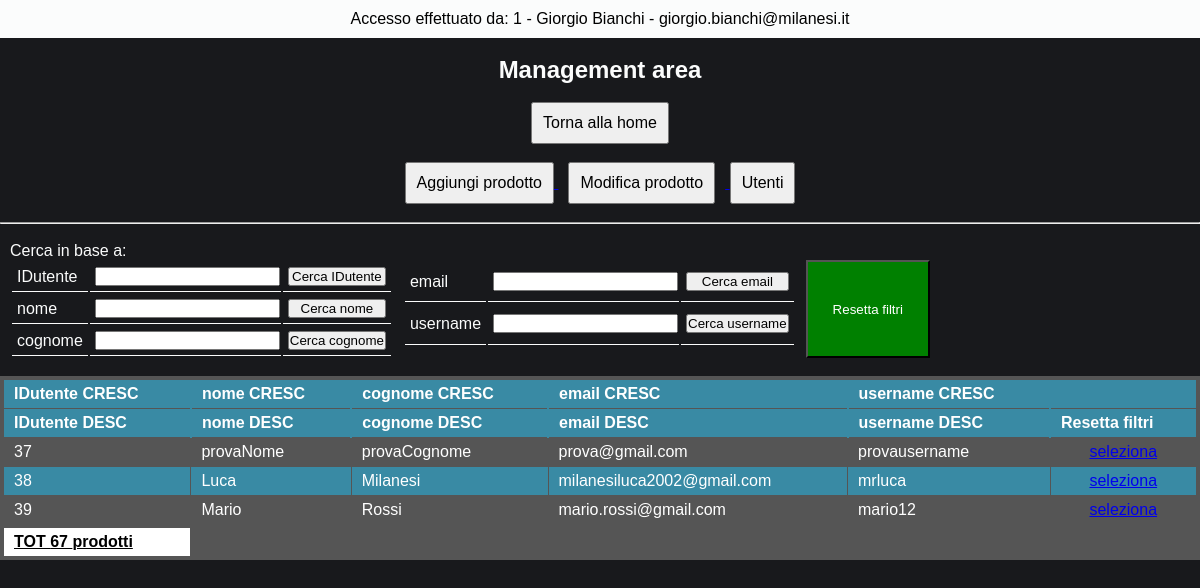
/management/viewUser.php (signed in), run on an earlier commit of the app's database.
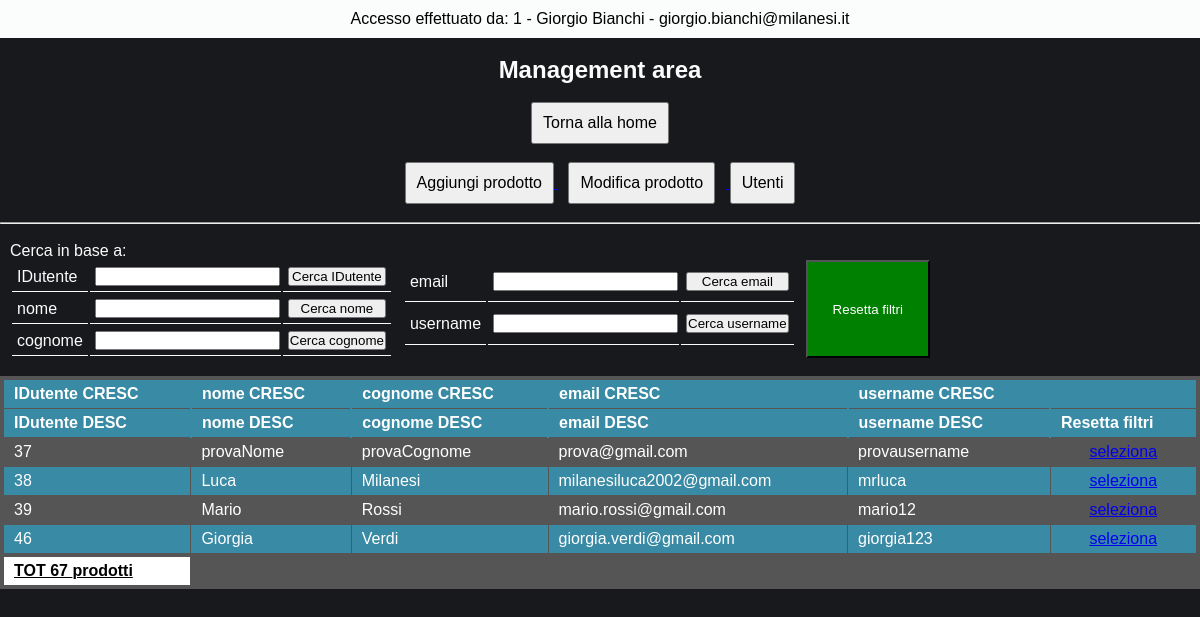
And on a later commit of the database.
### tables this page shows
CREATE TABLE `utenti` (
  `IDutente` int(11) NOT NULL AUTO_INCREMENT,
  `nome` varchar(30) DEFAULT NULL,
  `cognome` varchar(30) DEFAULT NULL,
  `email` varchar(50) DEFAULT NULL,
  `username` varchar(30) DEFAULT NULL,
  `password` varchar(64) DEFAULT NULL,
  PRIMARY KEY (`IDutente`),
  UNIQUE KEY `email` (`email`),
  UNIQUE KEY `username` (`username`)
);

### management/viewUser.php (the view, shortened to what this page needs)
<?php
include '../dbConfig/dbConfig.php';
?>
<!DOCTYPE html>
<html>
  <?php
    $email_aziendale = $_SESSION['email_aziendale'];
    $sql_dip = "SELECT * FROM dipendenti WHERE email_aziendale = '$email_aziendale'";
            $result_dip = $conn->query($sql_dip);
            $row_dip = $result_dip->fetch_assoc();
  ?>
  <head>
    <link rel="stylesheet" href="./css/style.management.css">
  </head>
  <body >
      <div class="header-page">
        <div class="header">
          <p> Accesso effettuato da: <?php echo "{$row_dip["IDdipendente"]} - {$row_dip["nome"]} {$row_dip["cognome"]} - {$row_dip["email_aziendale"]}" ?> </p>
        </div>
        <br>
        <h2> Management area </h2>
        <br>
        <a href="./managementPage.php"> <button name="management-page"> Torna alla home </button> </a>
        <br><br>
        <a href="./aggiungiProdotto.php"> <button name="agg-prod"> Aggiungi prodotto </button> </a>
        <a href="./modificaProdotto.php"> <button name="mod-prod" style="margin: 0 10px;"> Modifica prodotto </button> </a>
        <a href="./viewUser.php"> <button name="view-user"> Utenti </button> </a>
        <br><br><hr><br>
      </div>
    <form action="<?php echo $_SERVER['PHP_SELF']; ?>" method="post">
      <div class="filtri">
        <p> Cerca in base a: </p>
        <div class="container-filtri">
          <table class="tabella-filtri">
            <tr>
              <td>IDutente</td>
              <td><input type="number" name="cerca-idutente"></td>
              <td><button name="btn-cerca-idutente"> Cerca IDutente </button></td>
            </tr>
            <tr>
              <td>nome</td>
              <td><input type="text" name="cerca-nome"></td>
              <td><button name="btn-cerca-nome"> Cerca nome </button></td>
            </tr>
            <tr>
              <td>cognome</td>
              <td><input type="text" name="cerca-cognome"></td>
              <td><button name="btn-cerca-cognome"> Cerca cognome </button></td>
            </tr>
          </table>
          <table class="tabella-filtri">
            <tr>
              <td>email</td>
              <td><input type="text" name="cerca-email"></td>
              <td><button name="btn-cerca-email"> Cerca email </button></td>
            </tr>
            <tr>
              <td>username</td>
              <td><input type="text" name="cerca-username"></td>
              <td><button name="btn-cerca-username"> Cerca username </button></td>
            </tr>
            <tr>
              <th></th>
              <th></th>
              <th></th>
            </tr>
          </table>
          <button class="btn-resetF" name="resetta-filtri"> Resetta filtri </button>
        </div>
      </div>
      <br>
      <table class="steelBlueCols">
        <tr>
          <thead>
            <th> <button name="ordina-utenti-c" value="IDutente"> IDutente CRESC</button> </th>
            <th> <button name="ordina-utenti-c" value="nome"> nome CRESC</button></th>
            <th> <button name="ordina-utenti-c" value="cognome"> cognome CRESC</button></th>
            <th> <button name="ordina-utenti-c" value="email"> email CRESC</button></th>
            <th> <button name="ordina-utenti-c" value="username"> username CRESC</button></th>
            <th> </th>
          </thead>
          <thead>
            <th> <button name="ordina-utenti-d" value="IDutente"> IDutente DESC</button> </th>
            <th> <button name="ordina-utenti-d" value="nome"> nome DESC</button></th>
            <th> <button name="ordina-utenti-d" value="cognome"> cognome DESC</button></th>
            <th> <button name="ordina-utenti-d" value="email"> email DESC</button></th>
            <th> <button name="ordina-utenti-d" value="username"> username DESC</button></th>
            <th> <button name="resetta-filtri"> Resetta filtri </button> </th>
          </thead>
        </tr>
        <tbody>
          <?php
            if (!isset($_POST["ordina-utenti"]) || isset($_POST["resetta-filtri"])) {
              $sql = "SELECT * FROM utenti";
            }
          $result = $conn->query($sql);
          while($row = $result->fetch_assoc()) {
            ?>
              <tr>
                <td> <?php echo $row["IDutente"] ?> </td>
                <td> <?php echo $row["nome"] ?> </td>
                <td> <?php echo $row["cognome"] ?> </td>
                <td> <?php echo $row["email"] ?> </td>
                <td> <?php echo $row["username"] ?> </td>
                <td class="text-a">
                  <?php echo "<a href=./viewUser.select.php?IDutente={$row['IDutente']}>" ?>
                    seleziona
                  </a>
                </td>
              </tr>
            <?php
          }
            $sql_cont = "SELECT count(*) as cont_utenti FROM prodotto";
            $result_cont = $conn->query($sql_cont);
            $row_cont = $result_cont->fetch_assoc();
          ?>
            </tbody>
            <tfoot>
              <tr>
                <th> TOT <?php echo $row_cont["cont_utenti"] ?> prodotti </th>
              </tr>
            </tfoot>
      </table>
    </form>
  </body>
</html>

What changed in the data, as far as the page shows it:
added utenti: IDutente "46", nome "Giorgia", cognome "Verdi", email "giorgia.verdi@gmail.com", username "giorgia123"
